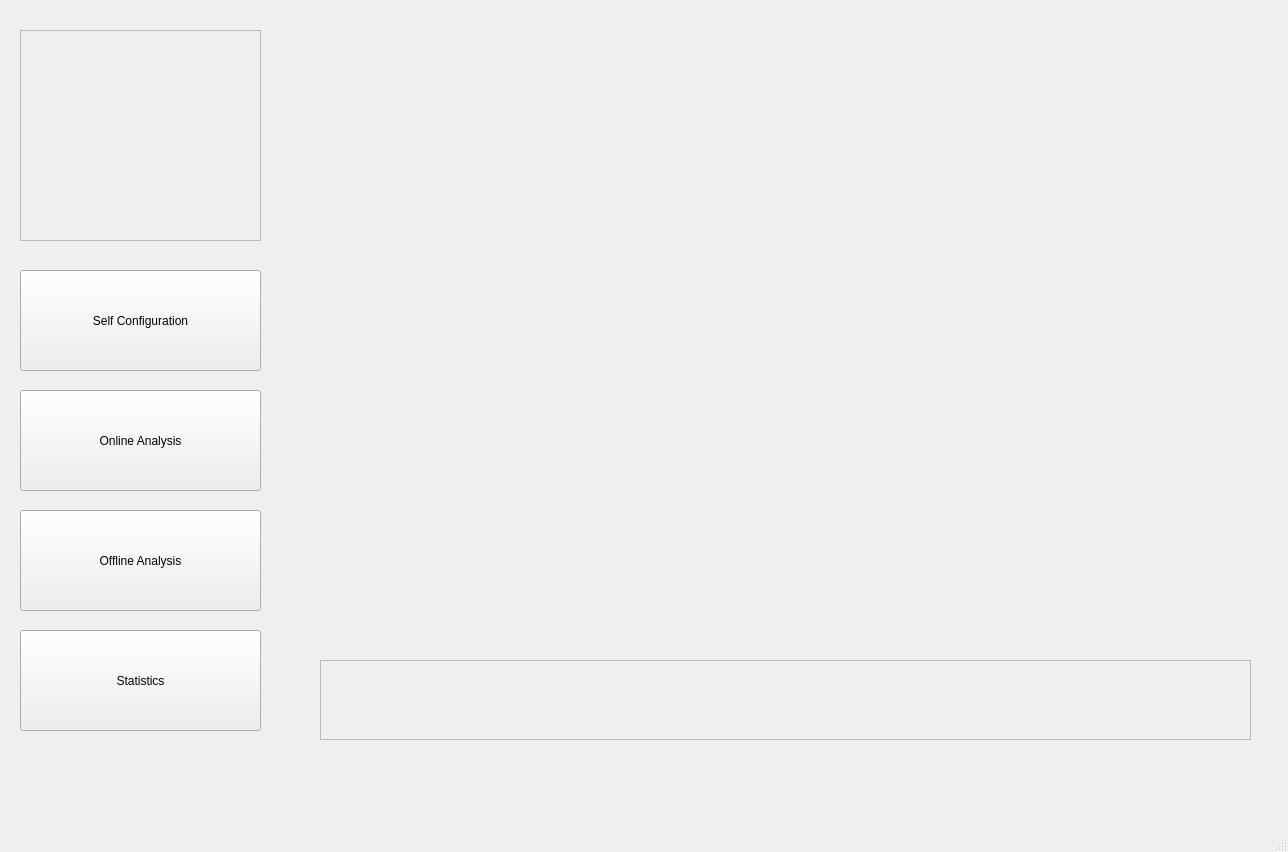
<?xml version="1.0" encoding="UTF-8"?>
<ui version="4.0">
 <class>MainWindow</class>
 <widget class="QMainWindow" name="MainWindow">
  <property name="geometry">
   <rect>
    <x>0</x>
    <y>0</y>
    <width>1288</width>
    <height>852</height>
   </rect>
  </property>
  <property name="windowTitle">
   <string>MainWindow</string>
  </property>
  <widget class="QWidget" name="centralwidget">
   <widget class="QPushButton" name="self_configuration">
    <property name="geometry">
     <rect>
      <x>20</x>
      <y>270</y>
      <width>241</width>
      <height>101</height>
     </rect>
    </property>
    <property name="text">
     <string>Self Configuration</string>
    </property>
   </widget>
   <widget class="QPushButton" name="online_analysis">
    <property name="geometry">
     <rect>
      <x>20</x>
      <y>390</y>
      <width>241</width>
      <height>101</height>
     </rect>
    </property>
    <property name="text">
     <string>Online Analysis</string>
    </property>
   </widget>
   <widget class="QPushButton" name="offline_analysis">
    <property name="geometry">
     <rect>
      <x>20</x>
      <y>510</y>
      <width>241</width>
      <height>101</height>
     </rect>
    </property>
    <property name="text">
     <string>Offline Analysis</string>
    </property>
   </widget>
   <widget class="QPushButton" name="statistics">
    <property name="geometry">
     <rect>
      <x>20</x>
      <y>630</y>
      <width>241</width>
      <height>101</height>
     </rect>
    </property>
    <property name="text">
     <string>Statistics</string>
    </property>
   </widget>
   <widget class="QFrame" name="logo_frame">
    <property name="geometry">
     <rect>
      <x>20</x>
      <y>30</y>
      <width>241</width>
      <height>211</height>
     </rect>
    </property>
    <property name="frameShape">
     <enum>QFrame::StyledPanel</enum>
    </property>
    <property name="frameShadow">
     <enum>QFrame::Raised</enum>
    </property>
   </widget>
   <widget class="QFrame" name="user_communication_frame">
    <property name="geometry">
     <rect>
      <x>320</x>
      <y>660</y>
      <width>931</width>
      <height>80</height>
     </rect>
    </property>
    <property name="frameShape">
     <enum>QFrame::StyledPanel</enum>
    </property>
    <property name="frameShadow">
     <enum>QFrame::Raised</enum>
    </property>
   </widget>
   <widget class="QStackedWidget" name="notebook">
    <property name="geometry">
     <rect>
      <x>320</x>
      <y>30</y>
      <width>931</width>
      <height>621</height>
     </rect>
    </property>
    <widget class="Config_Widget" name="config"/>
   </widget>
  </widget>
  <widget class="QMenuBar" name="menubar">
   <property name="geometry">
    <rect>
     <x>0</x>
     <y>0</y>
     <width>1288</width>
     <height>26</height>
    </rect>
   </property>
  </widget>
  <widget class="QStatusBar" name="statusbar"/>
 </widget>
 <customwidgets>
  <customwidget>
   <class>Config_Widget</class>
   <extends>QWidget</extends>
   <header>self_config_notebook_widget</header>
   <container>1</container>
  </customwidget>
 </customwidgets>
 <resources/>
 <connections/>
</ui>
